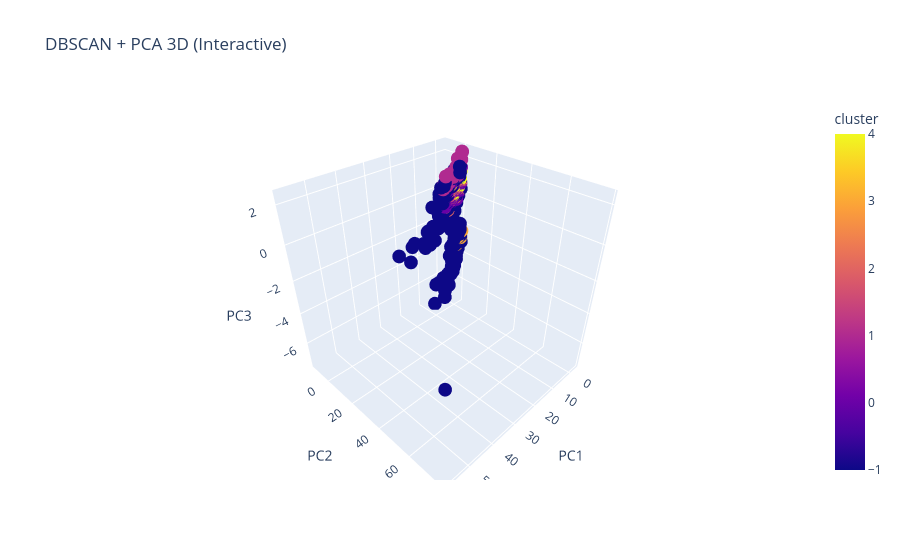

The notebook cell this image was saved under:
### Code cell
#PCA 3D
pca = PCA(n_components=3)
X_pca = pca.fit_transform(x_scaled_clean)

#BUAT DATAFRAME SEDERHANA
df_plot = pd.DataFrame({
   'PC1': X_pca[:, 0],
   'PC2': X_pca[:, 1],
   'PC3': X_pca[:, 2],
   'cluster': clusters
})

#3D INTERACTIVE PLOT
fig = px.scatter_3d(
    df_plot,
    x='PC1',
    y='PC2',
    z='PC3',
    color='cluster',
    title='DBSCAN + PCA 3D (Interactive)'
)

fig.show()

### Figure 1 — Plotly figure (JSON) as saved in the notebook; plotly's stock layout.template omitted (floating-point values rounded to 4 significant figures; data arrays with more than 128 entries replaced by an {"elided": "..."} marker saying what was removed)
{"data": [{"hovertemplate": "PC1=%{x}<br>PC2=%{y}<br>PC3=%{z}<br>cluster=%{marker.color}<extra></extra>", "legendgroup": "", "marker": {"color": {"elided": "3154 int values"}, "coloraxis": "coloraxis", "symbol": "circle"}, "mode": "markers", "name": "", "scene": "scene", "showlegend": false, "type": "scatter3d", "x": {"elided": "3154 float values"}, "y": {"elided": "3154 float values"}, "z": {"elided": "3154 float values"}}], "layout": {"coloraxis": {"colorbar": {"title": {"text": "cluster"}}, "colorscale": [[0, "#0d0887"], [0.1111, "#46039f"], [0.2222, "#7201a8"], [0.3333, "#9c179e"], [0.4444, "#bd3786"], [0.5556, "#d8576b"], [0.6667, "#ed7953"], [0.7778, "#fb9f3a"], [0.8889, "#fdca26"], [1, "#f0f921"]]}, "legend": {"tracegroupgap": 0}, "scene": {"domain": {"x": [0, 1], "y": [0, 1]}, "xaxis": {"title": {"text": "PC1"}}, "yaxis": {"title": {"text": "PC2"}}, "zaxis": {"title": {"text": "PC3"}}}, "title": {"text": "DBSCAN + PCA 3D (Interactive)"}}}
